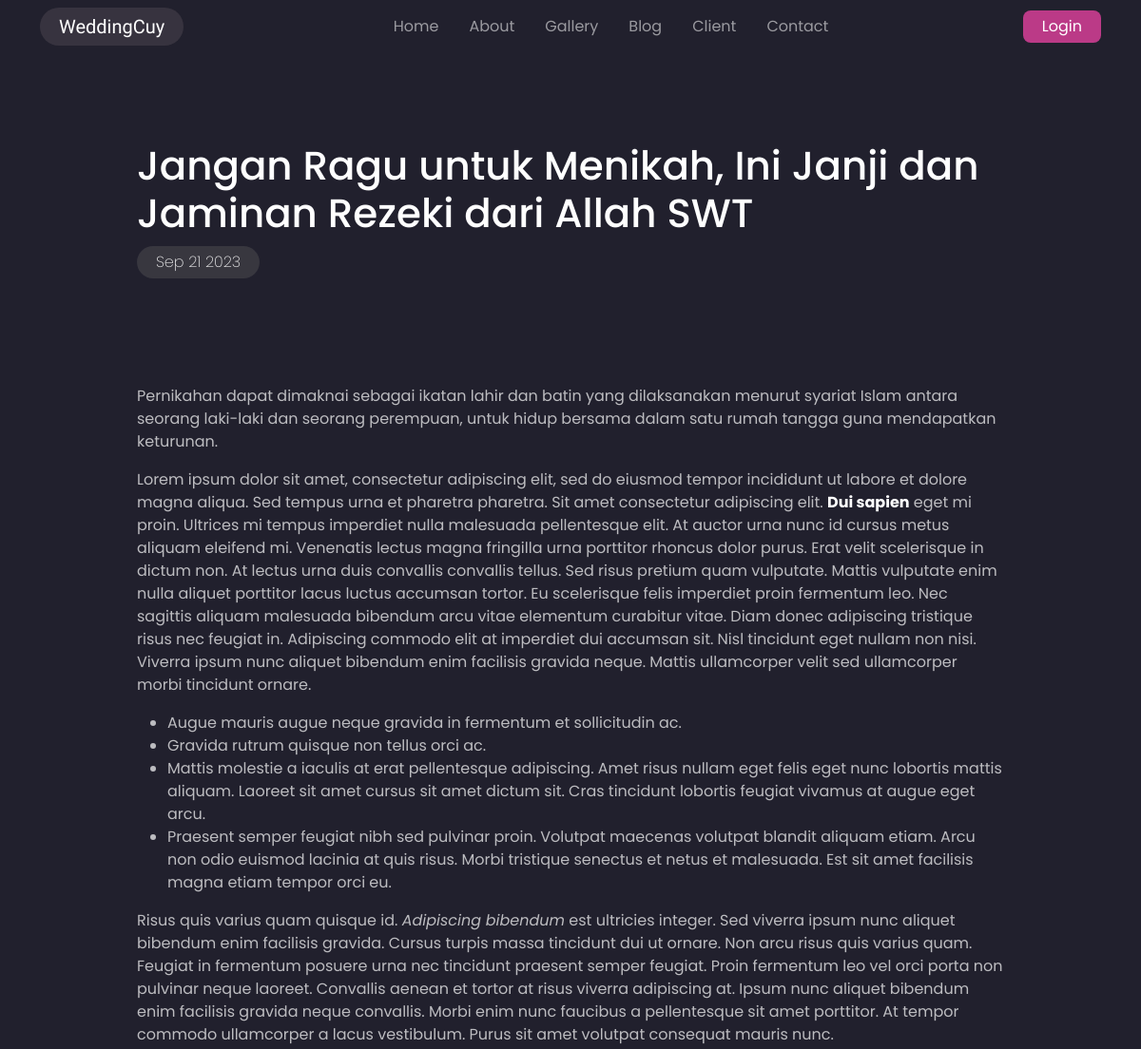
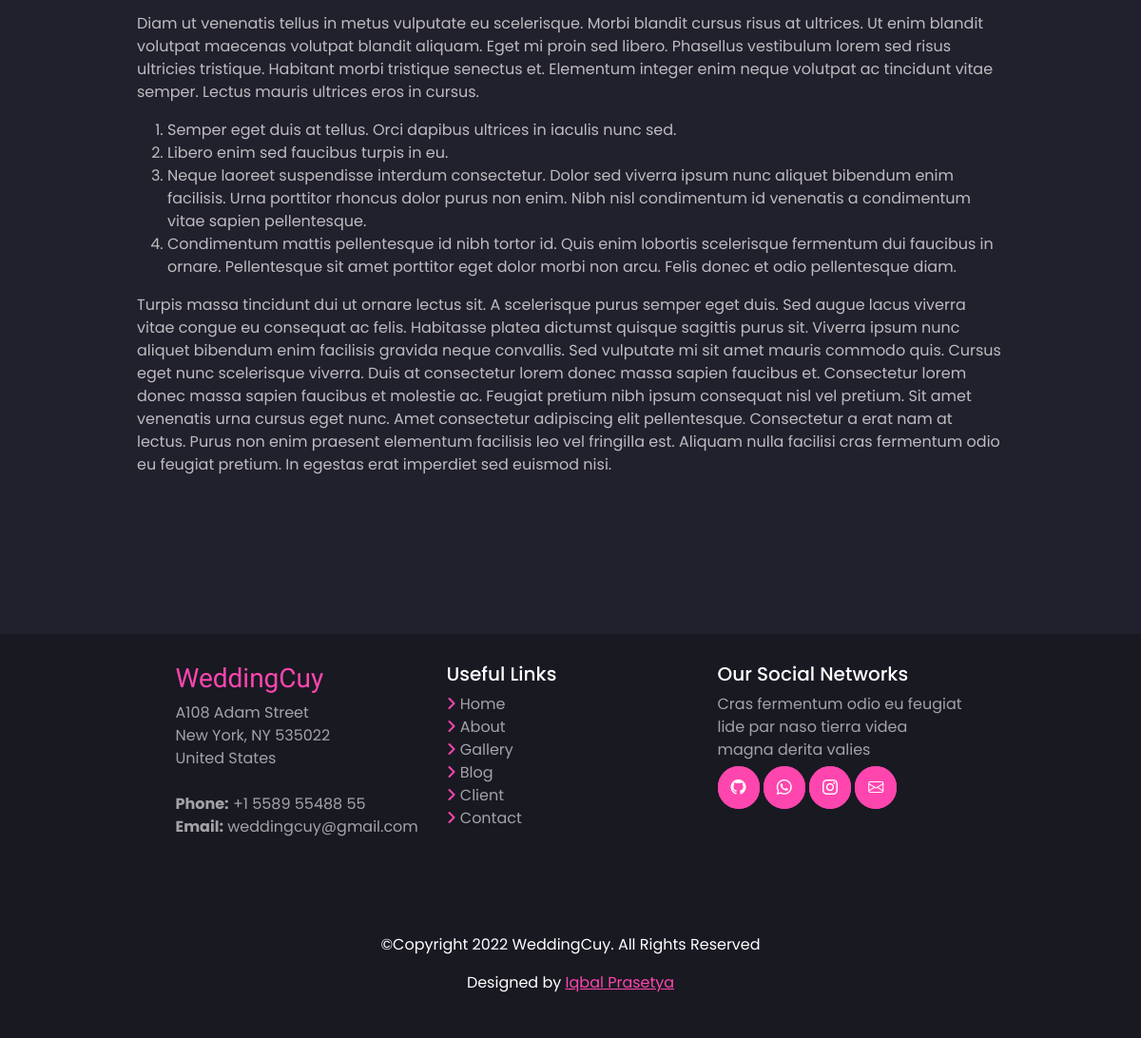
Screenshot of /blog/page.php?id=1 with the database file from the repository (2 pictures, top to bottom).
### tables this page shows
CREATE TABLE `blog` (
  `id` int(11) NOT NULL,
  `blog_date` datetime DEFAULT NULL,
  `blog_heading` varchar(255) NOT NULL,
  `blog_text` text NOT NULL,
  `blog_image` varchar(255) NOT NULL
);

### blog/page.php (the view, shortened to what this page needs)
<?php
require '../db-connect.php';
if (isset($_GET['id'])) {
    $id = ($_GET["id"]);
    $query = "SELECT * FROM blog WHERE id='$id'";
    $result = mysqli_query($koneksi2, $query);
    $data = mysqli_fetch_assoc($result);
} else {
    echo "<script>alert('Masukkan data id.');window.location='admin.php?page=blog';</script>";
}
?>
<!doctype html>
<html lang="en">
<head>
    <link href="https://cdn.jsdelivr.net/npm/bootstrap@5.3.0-alpha1/dist/css/bootstrap.min.css" rel="stylesheet">
    <link rel="stylesheet" href="https://cdnjs.cloudflare.com/ajax/libs/font-awesome/6.2.0/css/all.min.css" />
    <link rel="stylesheet" href="https://cdn.jsdelivr.net/npm/bootstrap-icons@1.10.3/font/bootstrap-icons.css">
</head>
<body>
    <nav id="navbar" class="navbar navbar-expand-lg navbar-dark fixed-top">
        <div class="container">
            <a class="navbar-brand" href="../index.php">WeddingCuy</a>
            <div class="collapse navbar-collapse" id="navbarNavAltMarkup">
                <div class="navbar-nav mx-auto">
                    <a class="nav-link mx-2" href="../index.php">Home</a>
                    <a class="nav-link mx-2" href="../index.php#about">About</a>
                    <a class="nav-link mx-2" href="../index.php#gallery">Gallery</a>
                    <a class="nav-link mx-2" href="../blog/">Blog</a>
                    <a class="nav-link mx-2" href="../index.php#client">Client</a>
                    <a class="nav-link mx-2" href="../index.php#contact">Contact</a>
                </div>
                <a href="../login/" id="btn-hero" class="btn-hero" target="_blank">Login</a>
            </div>
        </div>
    </nav>
    <section id="blog" class="blog">
        <div class="container-custom">
            <div class="heading-text mb-5">
                <h5><?php echo $data['blog_heading']; ?></h5>
                <p><time datetime="<?php echo date('Y-m-d', strtotime($data['blog_date'])); ?>"><?php echo date('M d Y', strtotime($data['blog_date'])); ?></time></p>
            </div>
            <div class="blog-banner text-center mb-4">
            </div>
            <div class="blog-text">
                <?php echo $data['blog_text']; ?>
            </div>
        </div>
    </section>
    <footer id="footer" class="footer">
        <div class="container">
            <div class="row justify-content-center">
                <div class="footer-item col-lg-3 col-md-6 mb-4">
                    <h3>WeddingCuy</h3>
                    <p>
                        A108 Adam Street <br />
                        New York, NY 535022<br />
                        United States <br /><br />
                        <strong>Phone:</strong> +1 5589 55488 55<br />
                        <strong>Email:</strong> weddingcuy@gmail.com<br />
                    </p>
                </div>
                <div class="footer-item col-lg-3 col-md-6 mb-4">
                    <h4>Useful Links</h4>
                    <ul>
                        <li><i class="fa fa-angle-right"></i> <a href="../index.php#home">Home</a></li>
                        <li><i class="fa fa-angle-right"></i> <a href="../index.php#about">About</a></li>
                        <li><i class="fa fa-angle-right"></i> <a href="../index.php#gallery">Gallery</a></li>
                        <li><i class="fa fa-angle-right"></i> <a href="../blog/index.php">Blog</a></li>
                        <li><i class="fa fa-angle-right"></i> <a href="../index.php#client">Client</a></li>
                        <li><i class="fa fa-angle-right"></i> <a href="../index.php#contact">Contact</a></li>
                    </ul>
                </div>
                <div class="footer-item col-lg-3 col-md-6">
                    <h4>Our Social Networks</h4>
                    <p>Cras fermentum odio eu feugiat lide par naso tierra videa magna derita valies</p>
                    <div class="social-links mt-3">
                        <a href="https://github.com/iqbalprasettya/" class="github" target="_blank"><i class="bi bi-github"></i></a>
                        <a href="https://wa.me/6289608780861" class="whatsapp" target="_blank"><i class="bi bi-whatsapp"></i></a>
                        <a href="https://www.instagram.com/iqbalprasettya" class="instagram" target="_blank"><i class="bi bi-instagram"></i></a>
                        <a href="mailto:iqbalprasetya665@gmail.com" class="gmail" target="_blank"><i class="bi bi-envelope"></i></a>
                    </div>
                </div>
            </div>
        </div>
    </footer>
    <section id="copyright" class="copyright">
        <div class="container text-center content-card">
            <p>
                ©Copyright 2022 <span>WeddingCuy</span>. All Rights Reserved
            </p>
            <p>
                Designed by <a href="https://github.com/iqbalprasettya/" target="_blank">Iqbal Prasetya</a>
            </p>
        </div>
    </section>
</body>
</html>

### rows the page displays
blog: blog_heading "Jangan Ragu untuk Menikah, Ini Janji dan Jaminan Rezeki dari Allah SWT", blog_date "Sep 21 2023", blog_text "Pernikahan dapat dimaknai sebagai ikatan lahir dan batin yang dilaksanakan menurut syariat Islam antara seorang laki-laki dan seorang perempuan, untuk hidup bersama dalam satu rumah tangga guna mendapatkan keturunan. Lorem ipsum dolor sit amet, consectetur adipiscing elit, sed do eiusmod tempor incididunt ut labore et dolore magna aliqua. Sed tempus urna et pharetra pharetra. Sit amet consectetur adipiscing elit. Dui sapien eget mi proin. Ultrices mi tempus imperdiet nulla malesuada pellentesque elit. At auctor urna nunc id cursus metus aliquam eleifend mi. Venenatis lectus magna fringilla urna porttitor rhoncus dolor purus. Erat velit scelerisque in dictum non. At lectus urna duis…"
